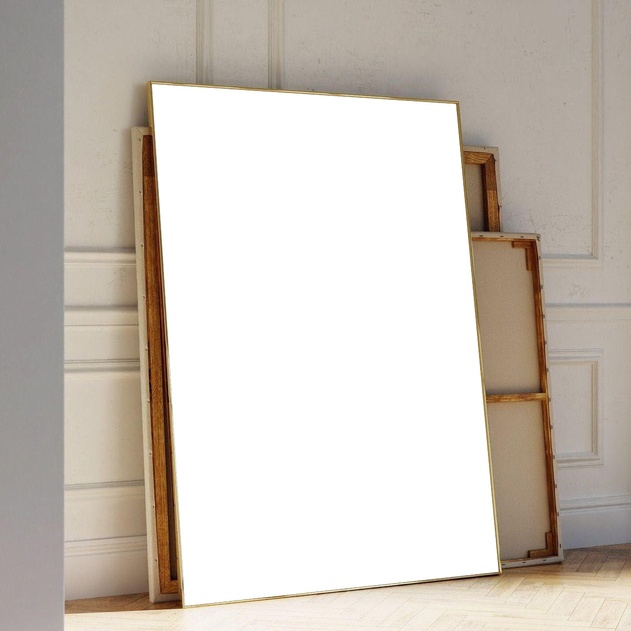
#> input picture templates/single/single-1.jpeg, 631 x 631 px, shrunk from 1200 x 1200 before the run
$ python -i detect_all_frames.py   (imports and definitions only)
#> lines starting #> are read from the running program, lines starting #| are printed output that depends on the picture; after the words box and inside, x2 and y2 are one past the last pixel; in counts of white or black regions, pixels touching at a corner belong together
import cv2
import numpy as np
import os
import json

def detect_corners(img_path, expected_count=1):
#> called with img_path = '../templates/single/single-1.jpeg', expected_count = 1
    img = cv2.imread(img_path)
#> img is the input picture: shape (631, 631, 3); mean B, G, R 187, 195.6, 203.7
    if img is None:
        return None, "Failed to load image file"

    h, w, _ = img.shape
    gray = cv2.cvtColor(img, cv2.COLOR_BGR2GRAY)
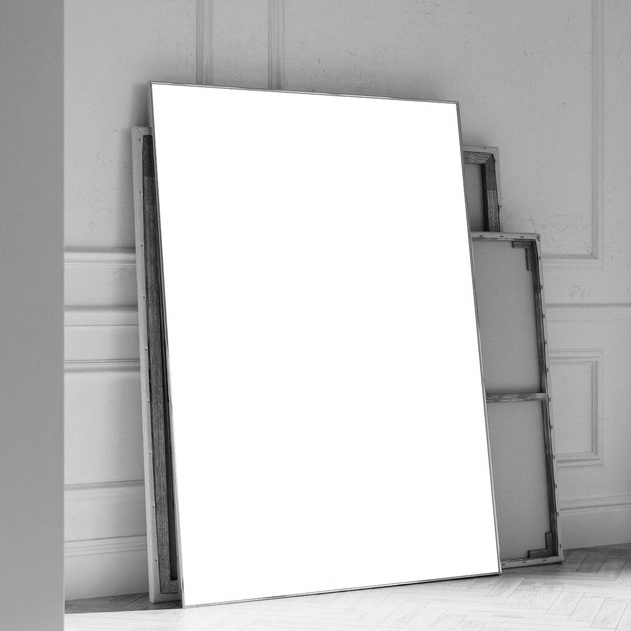
#> gray: shape (631, 631); min 6, max 255, mean 197.1
    blurred = cv2.GaussianBlur(gray, (5, 5), 0)

    # Try Canny first
    edged = cv2.Canny(blurred, 30, 150)
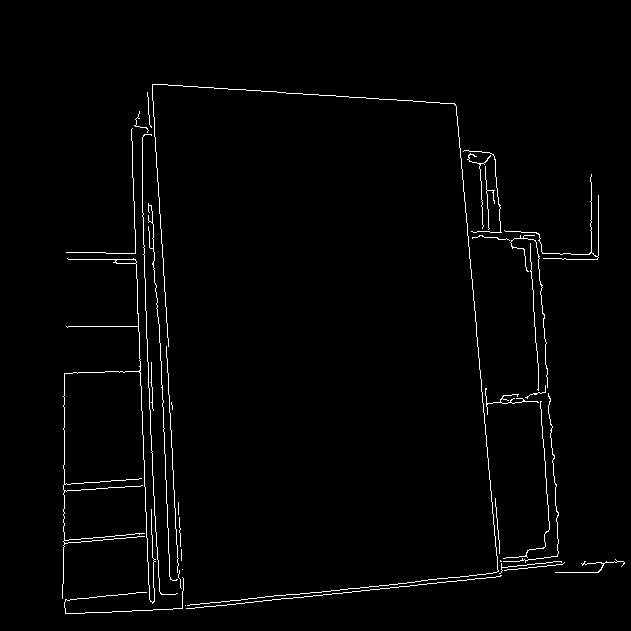
#> edged: shape (631, 631); 1.7% white in thin lines or dots, all inside (x1, y1, x2, y2) = (62, 84, 625, 614)
    contours, _ = cv2.findContours(edged.copy(), cv2.RETR_EXTERNAL, cv2.CHAIN_APPROX_SIMPLE)
#> contours = 34 contours, 33 with area under 20; largest, box (x1, y1, x2, y2) and area: (62, 258, 156, 604) 96

    detected_quads = []

    for c in contours:
        peri = cv2.arcLength(c, True)
        approx = cv2.approxPolyDP(c, 0.02 * peri, True)
        if len(approx) == 4:
            area = cv2.contourArea(c)
            if area > (w * h * 0.015): # at least 1.5% of the image
                x, y, bw, bh = cv2.boundingRect(approx)
                aspect_ratio = float(bw) / bh
                if 0.35 < aspect_ratio < 2.5:
                    detected_quads.append((area, approx))
#> this loop made 34 passes
#> peri on passes 2, 4, 7, 9, 14, 17, 18, 21: 499.2, 39.31, 149.7, 224.7, 14.83, 254.1, 61.46, 2467.8
#> after the loop, detected_quads = []

    detected_quads.sort(key=lambda x: x[0], reverse=True)

    # Fallback to thresholding if Canny is too strict
    if len(detected_quads) < expected_count:
        thresh = cv2.adaptiveThreshold(blurred, 255, cv2.ADAPTIVE_THRESH_GAUSSIAN_C, cv2.THRESH_BINARY_INV, 11, 2)
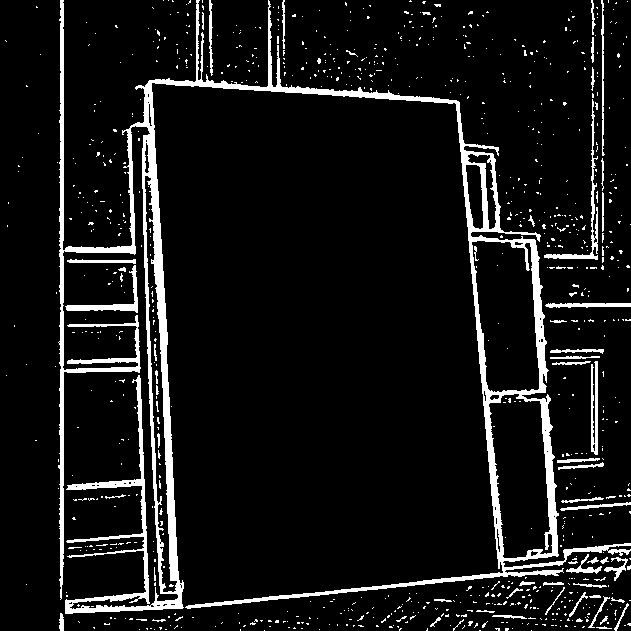
#> thresh: shape (631, 631); 8.4% white; 873 white regions (813 under 20 px)
        contours, _ = cv2.findContours(thresh, cv2.RETR_LIST, cv2.CHAIN_APPROX_SIMPLE)
#> contours = 919 contours, 874 with area under 20; largest, box (x1, y1, x2, y2) and area: (58, 0, 631, 614) 40988, (471, 240, 540, 393) 8150, (488, 393, 553, 559) 7806, (144, 175, 178, 593) 3893, (465, 164, 484, 230) 854
        detected_quads = []
        for c in contours:
            peri = cv2.arcLength(c, True)
            approx = cv2.approxPolyDP(c, 0.02 * peri, True)
            if len(approx) == 4:
                area = cv2.contourArea(c)
                if area > (w * h * 0.015):
                    x, y, bw, bh = cv2.boundingRect(approx)
                    aspect_ratio = float(bw) / bh
                    if 0.35 < aspect_ratio < 2.5:
                        detected_quads.append((area, approx))
#> this loop made 919 passes
#> (peri, area) on pass 162: (66.18, 38.5)
        detected_quads.sort(key=lambda x: x[0], reverse=True)

    selected_quads = detected_quads[:expected_count]
#> selected_quads = []

    if len(selected_quads) < expected_count:
        return None, f"Detected {len(selected_quads)} frames, expected {expected_count}"

    quads_with_centroids = []
    for area, approx in selected_quads:
        pts = approx.reshape(4, 2)
        centroid_x = np.mean(pts[:, 0])
        centroid_y = np.mean(pts[:, 1])
        quads_with_centroids.append((centroid_x, centroid_y, pts))

    # Grid sort logic
    if expected_count == 6:
        # Sort by Y first
        quads_with_centroids.sort(key=lambda q: q[1])
        # Divide into row 1 and row 2
        row1 = sorted(quads_with_centroids[:3], key=lambda q: q[0])
        row2 = sorted(quads_with_centroids[3:], key=lambda q: q[0])
        sorted_quads = row1 + row2
    else:
        # Single or triple sort by X
        sorted_quads = sorted(quads_with_centroids, key=lambda q: q[0])

    result_frames = []
    for idx, (cx, cy, pts) in enumerate(sorted_quads):
        # Clockwise sort TL, TR, BR, BL
        # Sum (x+y) gives TL (min) and BR (max)
        # Diff (y-x) gives TR (min) and BL (max)
        s = pts.sum(axis=1)
        diff = np.diff(pts, axis=1).flatten()

        tl = pts[np.argmin(s)]
        br = pts[np.argmax(s)]
        tr = pts[np.argmin(diff)]
        bl = pts[np.argmax(diff)]

        corners_norm = {
            "top_left": [int(round((tl[0] / w) * 1000)), int(round((tl[1] / h) * 1000))],
            "top_right": [int(round((tr[0] / w) * 1000)), int(round((tr[1] / h) * 1000))],
            "bottom_right": [int(round((br[0] / w) * 1000)), int(round((br[1] / h) * 1000))],
            "bottom_left": [int(round((bl[0] / w) * 1000)), int(round((bl[1] / h) * 1000))]
        }

        result_frames.append({
            "index": idx + 1,
            "corners": corners_norm
        })

    return result_frames, "Success"

# [64 lines left out: function main, not called in this run]

# [2 lines not run here, left out]

>>> result = detect_corners('../templates/single/single-1.jpeg')

$ run again, on templates/single/single-5.jpeg
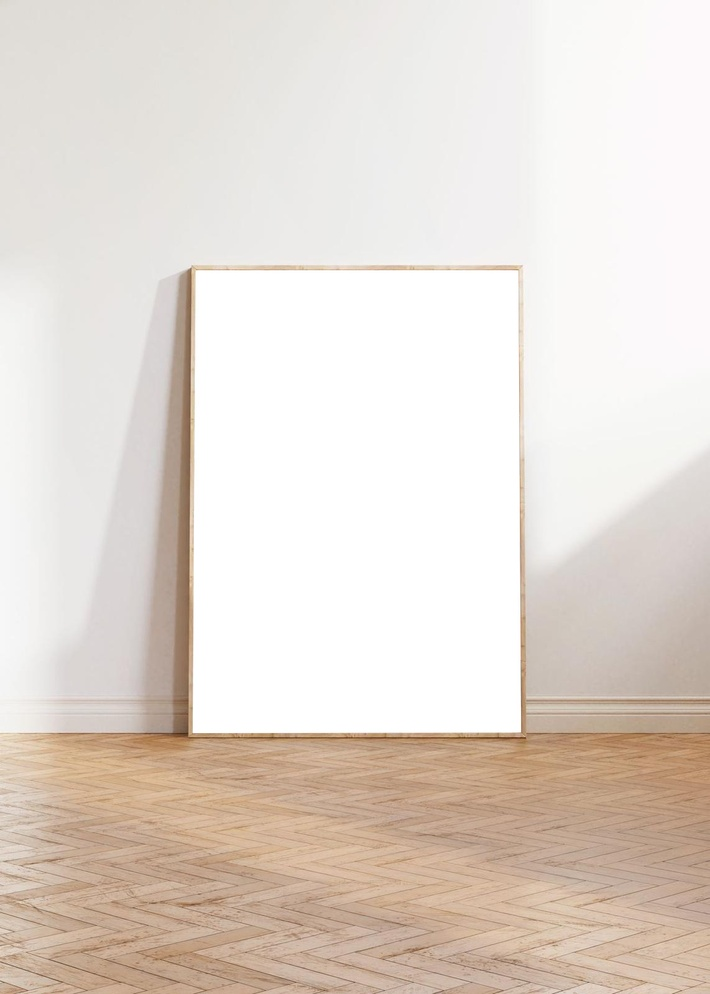
#> input picture templates/single/single-5.jpeg, 710 x 994 px, shrunk from 1142 x 1600 before the run
#> in detect_corners, img is the input picture: shape (994, 710, 3); mean B, G, R 209, 217.4, 227.2
#> in detect_corners, `gray = cv2.cvtColor(img, cv2.COLOR_BGR2GRAY)`:
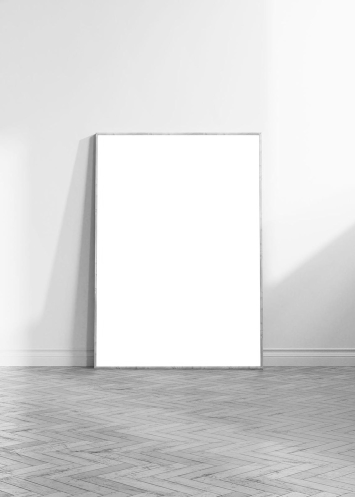
#> gray: shape (994, 710) (shown at 1/2 size); min 48, max 255, mean 219.4
#> in detect_corners, `edged = cv2.Canny(blurred, 30, 150)`:
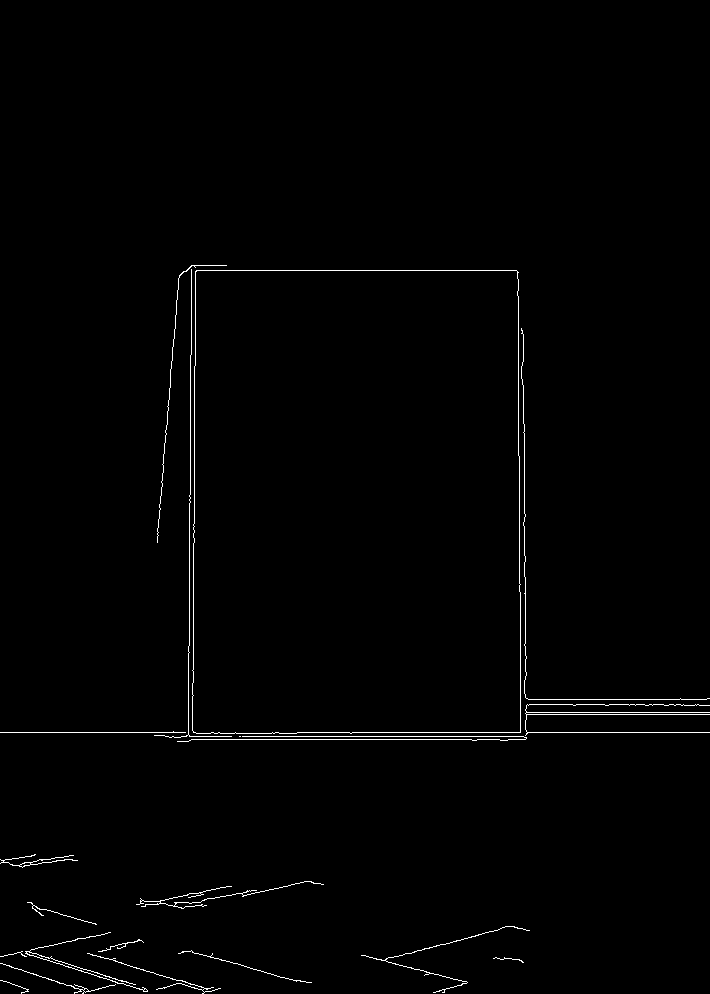
#> edged: shape (994, 710); 0.93% white in thin lines or dots, all inside (x1, y1, x2, y2) = (0, 265, 710, 994)
#> contours = 20 contours, 14 with area under 20; largest, box (x1, y1, x2, y2) and area: (192, 270, 521, 734) 150336, (0, 854, 78, 868) 43, (25, 932, 148, 992) 32, (0, 963, 116, 994) 28, (361, 926, 530, 993) 22, (136, 881, 324, 909) 22
#> the loop in detect_corners, `for c in contours:` made 20 passes
#> (peri, approx, area, x, y, bw, bh, aspect_ratio) on pass 18: (1587.2, [[196, 270], [193, 732], [520, 732], [518, 272]], 150336.5, 193, 270, 328, 463, 0.708)
#> after the loop in detect_corners, `for c in contours:`: detected_quads = [(150336.5, [[196, 270], [193, 732], [520, 732], [518, 272]])]
#> selected_quads has the same summary as detected_quads
#> the loop in detect_corners, `for area, approx in selected_quads:` made 1 pass
#> (area, pts, centroid_x, centroid_y) on pass 1: (150336.5, [[196, 270], [193, 732], [520, 732], [518, 272]], 356.8, 501.5)
#> after the loop in detect_corners, `for area, approx in selected_quads:`: quads_with_centroids = [(356.8, 501.5, [[196, 270], [193, 732], [520, 732], [518, 272]])]
#> sorted_quads has the same summary as quads_with_centroids
#> the loop in detect_corners, `for idx, (cx, cy, pts) in enumerate(sorted_quads):` made 1 pass
#> (cx, cy, pts, s, diff) on pass 1: (356.8, 501.5, [[196, 270], [193, 732], [520, 732], [518, 272]], [466, 925, 1252, 790], [74, 539, 212, -246])
#> after the loop in detect_corners, `for idx, (cx, cy, pts) in enumerate(sorted_quads):`: result_frames = 1 item

$ run again, on templates/single/single-6.jpeg
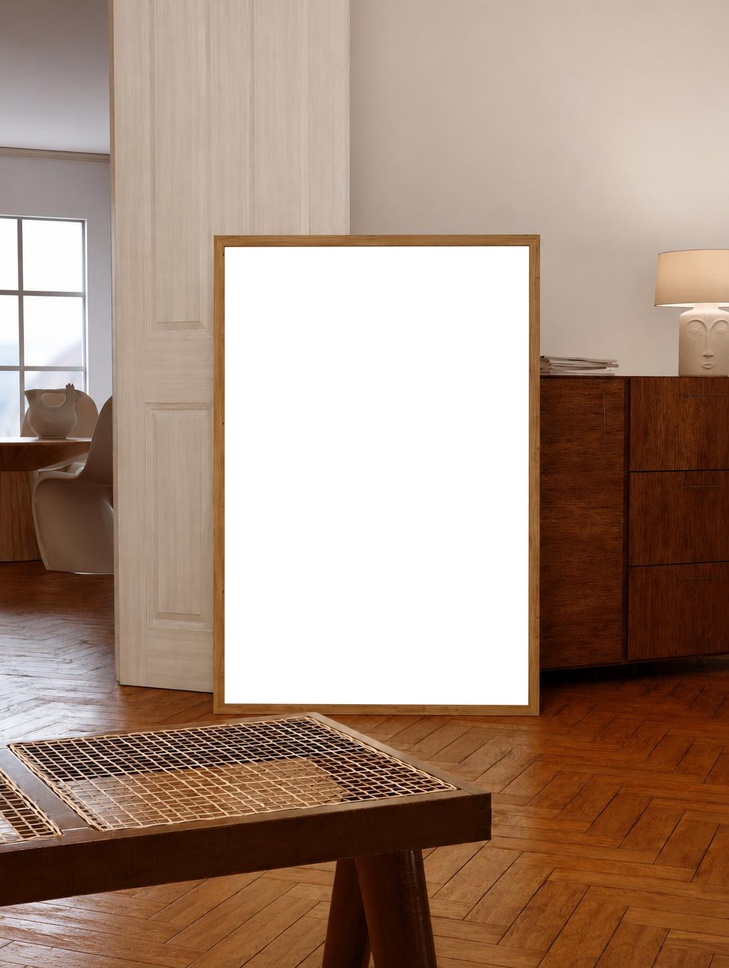
#> input picture templates/single/single-6.jpeg, 729 x 968 px, shrunk from 1089 x 1445 before the run
#> in detect_corners, img is the input picture: shape (968, 729, 3); mean B, G, R 127.1, 142.7, 167.6
#> in detect_corners, `gray = cv2.cvtColor(img, cv2.COLOR_BGR2GRAY)`:
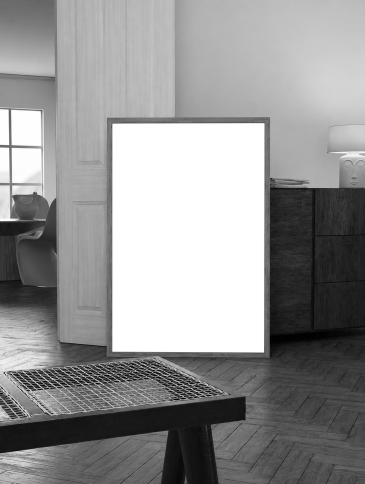
#> gray: shape (968, 729) (shown at 1/2 size); min 0, max 255, mean 148.4
#> in detect_corners, `edged = cv2.Canny(blurred, 30, 150)`:
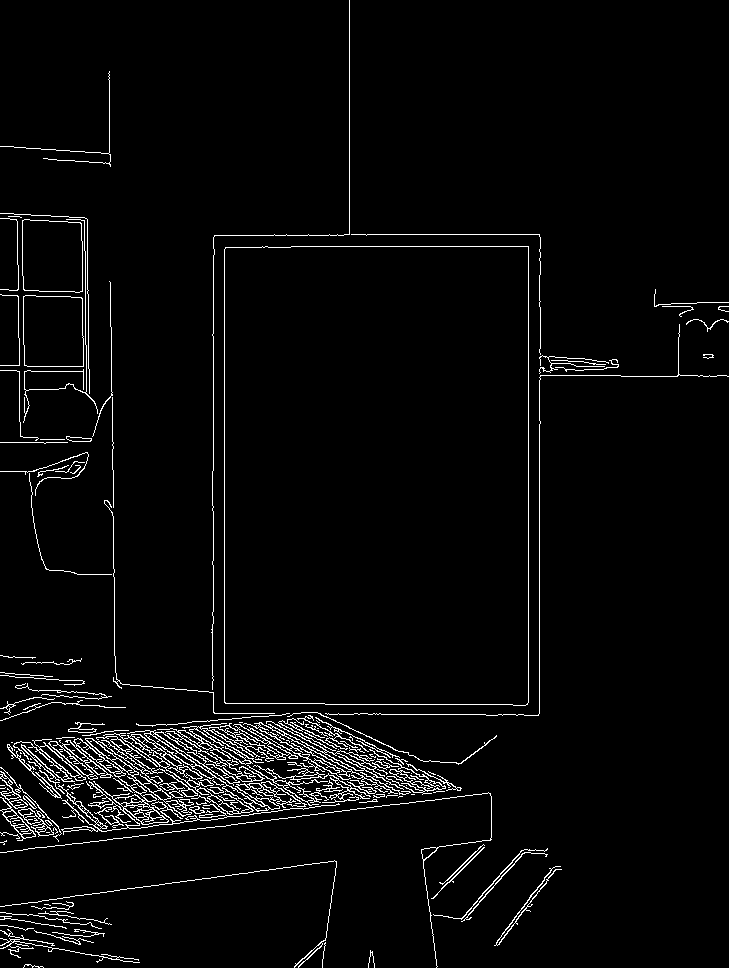
#> edged: shape (968, 729); 3.4% white in thin lines or dots
#> contours = 143 contours, 104 with area under 20; largest, box (x1, y1, x2, y2) and area: (224, 246, 529, 706) 139078, (22, 219, 83, 293) 4172, (23, 295, 84, 367) 4134, (48, 736, 340, 835) 3921, (103, 730, 307, 815) 2832
#> the loop in detect_corners, `for c in contours:` made 143 passes
#> (peri, area, x, y, bw, bh, aspect_ratio) on pass 135: (1523.6, 139078.5, 224, 246, 305, 459, 0.664)
#> after the loop in detect_corners, `for c in contours:`: detected_quads = [(139078.5, [[225, 247], [224, 702], [527, 704], [528, 246]])]
#> selected_quads has the same summary as detected_quads
#> the loop in detect_corners, `for area, approx in selected_quads:` made 1 pass
#> (area, pts, centroid_x, centroid_y) on pass 1: (139078.5, [[225, 247], [224, 702], [527, 704], [528, 246]], 376, 474.8)
#> after the loop in detect_corners, `for area, approx in selected_quads:`: quads_with_centroids = [(376, 474.8, [[225, 247], [224, 702], [527, 704], [528, 246]])]
#> sorted_quads has the same summary as quads_with_centroids
#> the loop in detect_corners, `for idx, (cx, cy, pts) in enumerate(sorted_quads):` made 1 pass
#> (cx, cy, pts, s, diff) on pass 1: (376, 474.8, [[225, 247], [224, 702], [527, 704], [528, 246]], [472, 926, 1231, 774], [22, 478, 177, -282])
#> after the loop in detect_corners, `for idx, (cx, cy, pts) in enumerate(sorted_quads):`: result_frames = 1 item
